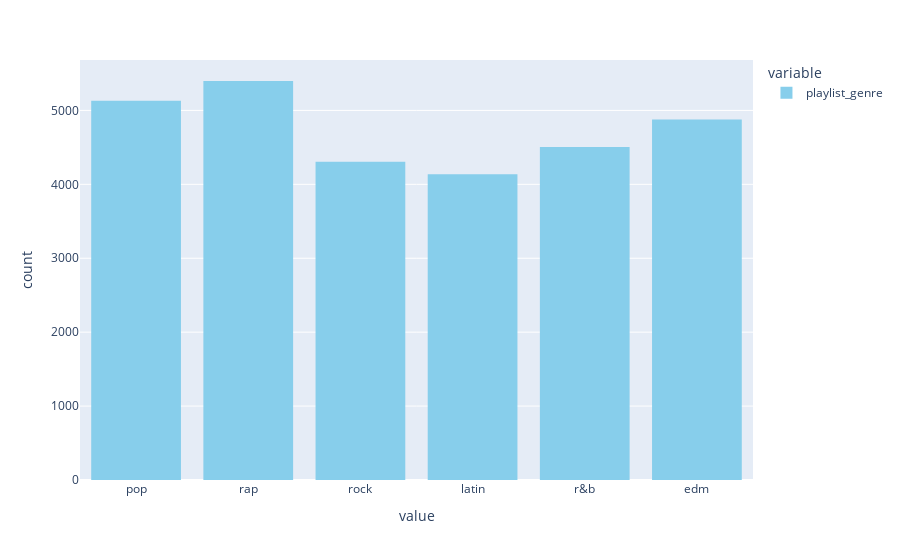

Notebook source saved alongside this figure:
### Code cell
px.histogram(data['playlist_genre'], color_discrete_sequence = ['skyblue'])

### Figure 1 — Plotly figure (JSON) as saved in the notebook; plotly's stock layout.template omitted (floating-point values rounded to 4 significant figures; data arrays with more than 128 entries replaced by an {"elided": "..."} marker saying what was removed)
{"data": [{"alignmentgroup": "True", "bingroup": "x", "hovertemplate": "variable=playlist_genre<br>value=%{x}<br>count=%{y}<extra></extra>", "legendgroup": "playlist_genre", "marker": {"color": "skyblue", "pattern": {"shape": ""}}, "name": "playlist_genre", "offsetgroup": "playlist_genre", "orientation": "v", "showlegend": true, "type": "histogram", "x": {"elided": "28352 str values"}, "xaxis": "x", "yaxis": "y"}], "layout": {"barmode": "relative", "legend": {"title": {"text": "variable"}, "tracegroupgap": 0}, "margin": {"t": 60}, "xaxis": {"anchor": "y", "domain": [0, 1], "title": {"text": "value"}}, "yaxis": {"anchor": "x", "domain": [0, 1], "title": {"text": "count"}}}}
